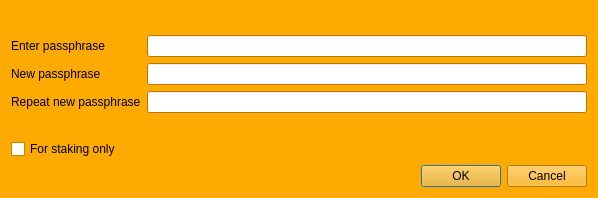
<?xml version="1.0" encoding="UTF-8"?>
<ui version="4.0">
 <class>AskPassphraseDialog</class>
 <widget class="QDialog" name="AskPassphraseDialog">
  <property name="geometry">
   <rect>
    <x>0</x>
    <y>0</y>
    <width>598</width>
    <height>198</height>
   </rect>
  </property>
  <property name="sizePolicy">
   <sizepolicy hsizetype="Preferred" vsizetype="Minimum">
    <horstretch>0</horstretch>
    <verstretch>0</verstretch>
   </sizepolicy>
  </property>
  <property name="minimumSize">
   <size>
    <width>550</width>
    <height>0</height>
   </size>
  </property>
  <property name="palette">
   <palette>
    <active>
     <colorrole role="WindowText">
      <brush brushstyle="SolidPattern">
       <color alpha="255">
        <red>0</red>
        <green>0</green>
        <blue>0</blue>
       </color>
      </brush>
     </colorrole>
     <colorrole role="Button">
      <brush brushstyle="SolidPattern">
       <color alpha="255">
        <red>255</red>
        <green>170</green>
        <blue>0</blue>
       </color>
      </brush>
     </colorrole>
     <colorrole role="Light">
      <brush brushstyle="SolidPattern">
       <color alpha="255">
        <red>255</red>
        <green>213</green>
        <blue>127</blue>
       </color>
      </brush>
     </colorrole>
     <colorrole role="Midlight">
      <brush brushstyle="SolidPattern">
       <color alpha="255">
        <red>255</red>
        <green>191</green>
        <blue>63</blue>
       </color>
      </brush>
     </colorrole>
     <colorrole role="Dark">
      <brush brushstyle="SolidPattern">
       <color alpha="255">
        <red>127</red>
        <green>85</green>
        <blue>0</blue>
       </color>
      </brush>
     </colorrole>
     <colorrole role="Mid">
      <brush brushstyle="SolidPattern">
       <color alpha="255">
        <red>170</red>
        <green>113</green>
        <blue>0</blue>
       </color>
      </brush>
     </colorrole>
     <colorrole role="Text">
      <brush brushstyle="SolidPattern">
       <color alpha="255">
        <red>0</red>
        <green>0</green>
        <blue>0</blue>
       </color>
      </brush>
     </colorrole>
     <colorrole role="BrightText">
      <brush brushstyle="SolidPattern">
       <color alpha="255">
        <red>255</red>
        <green>255</green>
        <blue>255</blue>
       </color>
      </brush>
     </colorrole>
     <colorrole role="ButtonText">
      <brush brushstyle="SolidPattern">
       <color alpha="255">
        <red>0</red>
        <green>0</green>
        <blue>0</blue>
       </color>
      </brush>
     </colorrole>
     <colorrole role="Base">
      <brush brushstyle="SolidPattern">
       <color alpha="255">
        <red>255</red>
        <green>255</green>
        <blue>255</blue>
       </color>
      </brush>
     </colorrole>
     <colorrole role="Window">
      <brush brushstyle="SolidPattern">
       <color alpha="255">
        <red>255</red>
        <green>170</green>
        <blue>0</blue>
       </color>
      </brush>
     </colorrole>
     <colorrole role="Shadow">
      <brush brushstyle="SolidPattern">
       <color alpha="255">
        <red>0</red>
        <green>0</green>
        <blue>0</blue>
       </color>
      </brush>
     </colorrole>
     <colorrole role="AlternateBase">
      <brush brushstyle="SolidPattern">
       <color alpha="255">
        <red>255</red>
        <green>212</green>
        <blue>127</blue>
       </color>
      </brush>
     </colorrole>
     <colorrole role="ToolTipBase">
      <brush brushstyle="SolidPattern">
       <color alpha="255">
        <red>255</red>
        <green>255</green>
        <blue>220</blue>
       </color>
      </brush>
     </colorrole>
     <colorrole role="ToolTipText">
      <brush brushstyle="SolidPattern">
       <color alpha="255">
        <red>0</red>
        <green>0</green>
        <blue>0</blue>
       </color>
      </brush>
     </colorrole>
    </active>
    <inactive>
     <colorrole role="WindowText">
      <brush brushstyle="SolidPattern">
       <color alpha="255">
        <red>0</red>
        <green>0</green>
        <blue>0</blue>
       </color>
      </brush>
     </colorrole>
     <colorrole role="Button">
      <brush brushstyle="SolidPattern">
       <color alpha="255">
        <red>255</red>
        <green>170</green>
        <blue>0</blue>
       </color>
      </brush>
     </colorrole>
     <colorrole role="Light">
      <brush brushstyle="SolidPattern">
       <color alpha="255">
        <red>255</red>
        <green>213</green>
        <blue>127</blue>
       </color>
      </brush>
     </colorrole>
     <colorrole role="Midlight">
      <brush brushstyle="SolidPattern">
       <color alpha="255">
        <red>255</red>
        <green>191</green>
        <blue>63</blue>
       </color>
      </brush>
     </colorrole>
     <colorrole role="Dark">
      <brush brushstyle="SolidPattern">
       <color alpha="255">
        <red>127</red>
        <green>85</green>
        <blue>0</blue>
       </color>
      </brush>
     </colorrole>
     <colorrole role="Mid">
      <brush brushstyle="SolidPattern">
       <color alpha="255">
        <red>170</red>
        <green>113</green>
        <blue>0</blue>
       </color>
      </brush>
     </colorrole>
     <colorrole role="Text">
      <brush brushstyle="SolidPattern">
       <color alpha="255">
        <red>0</red>
        <green>0</green>
        <blue>0</blue>
       </color>
      </brush>
     </colorrole>
     <colorrole role="BrightText">
      <brush brushstyle="SolidPattern">
       <color alpha="255">
        <red>255</red>
        <green>255</green>
        <blue>255</blue>
       </color>
      </brush>
     </colorrole>
     <colorrole role="ButtonText">
      <brush brushstyle="SolidPattern">
       <color alpha="255">
        <red>0</red>
        <green>0</green>
        <blue>0</blue>
       </color>
      </brush>
     </colorrole>
     <colorrole role="Base">
      <brush brushstyle="SolidPattern">
       <color alpha="255">
        <red>255</red>
        <green>255</green>
        <blue>255</blue>
       </color>
      </brush>
     </colorrole>
     <colorrole role="Window">
      <brush brushstyle="SolidPattern">
       <color alpha="255">
        <red>255</red>
        <green>170</green>
        <blue>0</blue>
       </color>
      </brush>
     </colorrole>
     <colorrole role="Shadow">
      <brush brushstyle="SolidPattern">
       <color alpha="255">
        <red>0</red>
        <green>0</green>
        <blue>0</blue>
       </color>
      </brush>
     </colorrole>
     <colorrole role="AlternateBase">
      <brush brushstyle="SolidPattern">
       <color alpha="255">
        <red>255</red>
        <green>212</green>
        <blue>127</blue>
       </color>
      </brush>
     </colorrole>
     <colorrole role="ToolTipBase">
      <brush brushstyle="SolidPattern">
       <color alpha="255">
        <red>255</red>
        <green>255</green>
        <blue>220</blue>
       </color>
      </brush>
     </colorrole>
     <colorrole role="ToolTipText">
      <brush brushstyle="SolidPattern">
       <color alpha="255">
        <red>0</red>
        <green>0</green>
        <blue>0</blue>
       </color>
      </brush>
     </colorrole>
    </inactive>
    <disabled>
     <colorrole role="WindowText">
      <brush brushstyle="SolidPattern">
       <color alpha="255">
        <red>127</red>
        <green>85</green>
        <blue>0</blue>
       </color>
      </brush>
     </colorrole>
     <colorrole role="Button">
      <brush brushstyle="SolidPattern">
       <color alpha="255">
        <red>255</red>
        <green>170</green>
        <blue>0</blue>
       </color>
      </brush>
     </colorrole>
     <colorrole role="Light">
      <brush brushstyle="SolidPattern">
       <color alpha="255">
        <red>255</red>
        <green>213</green>
        <blue>127</blue>
       </color>
      </brush>
     </colorrole>
     <colorrole role="Midlight">
      <brush brushstyle="SolidPattern">
       <color alpha="255">
        <red>255</red>
        <green>191</green>
        <blue>63</blue>
       </color>
      </brush>
     </colorrole>
     <colorrole role="Dark">
      <brush brushstyle="SolidPattern">
       <color alpha="255">
        <red>127</red>
        <green>85</green>
        <blue>0</blue>
       </color>
      </brush>
     </colorrole>
     <colorrole role="Mid">
      <brush brushstyle="SolidPattern">
       <color alpha="255">
        <red>170</red>
        <green>113</green>
        <blue>0</blue>
       </color>
      </brush>
     </colorrole>
     <colorrole role="Text">
      <brush brushstyle="SolidPattern">
       <color alpha="255">
        <red>127</red>
        <green>85</green>
        <blue>0</blue>
       </color>
      </brush>
     </colorrole>
     <colorrole role="BrightText">
      <brush brushstyle="SolidPattern">
       <color alpha="255">
        <red>255</red>
        <green>255</green>
        <blue>255</blue>
       </color>
      </brush>
     </colorrole>
     <colorrole role="ButtonText">
      <brush brushstyle="SolidPattern">
       <color alpha="255">
        <red>127</red>
        <green>85</green>
        <blue>0</blue>
       </color>
      </brush>
     </colorrole>
     <colorrole role="Base">
      <brush brushstyle="SolidPattern">
       <color alpha="255">
        <red>255</red>
        <green>170</green>
        <blue>0</blue>
       </color>
      </brush>
     </colorrole>
     <colorrole role="Window">
      <brush brushstyle="SolidPattern">
       <color alpha="255">
        <red>255</red>
        <green>170</green>
        <blue>0</blue>
       </color>
      </brush>
     </colorrole>
     <colorrole role="Shadow">
      <brush brushstyle="SolidPattern">
       <color alpha="255">
        <red>0</red>
        <green>0</green>
        <blue>0</blue>
       </color>
      </brush>
     </colorrole>
     <colorrole role="AlternateBase">
      <brush brushstyle="SolidPattern">
       <color alpha="255">
        <red>255</red>
        <green>170</green>
        <blue>0</blue>
       </color>
      </brush>
     </colorrole>
     <colorrole role="ToolTipBase">
      <brush brushstyle="SolidPattern">
       <color alpha="255">
        <red>255</red>
        <green>255</green>
        <blue>220</blue>
       </color>
      </brush>
     </colorrole>
     <colorrole role="ToolTipText">
      <brush brushstyle="SolidPattern">
       <color alpha="255">
        <red>0</red>
        <green>0</green>
        <blue>0</blue>
       </color>
      </brush>
     </colorrole>
    </disabled>
   </palette>
  </property>
  <property name="windowTitle">
   <string>Passphrase Dialog</string>
  </property>
  <layout class="QVBoxLayout" name="verticalLayout">
   <item>
    <widget class="QLabel" name="warningLabel">
     <property name="textFormat">
      <enum>Qt::RichText</enum>
     </property>
     <property name="wordWrap">
      <bool>true</bool>
     </property>
    </widget>
   </item>
   <item>
    <layout class="QFormLayout" name="formLayout">
     <property name="fieldGrowthPolicy">
      <enum>QFormLayout::AllNonFixedFieldsGrow</enum>
     </property>
     <item row="0" column="0">
      <widget class="QLabel" name="passLabel1">
       <property name="text">
        <string>Enter passphrase</string>
       </property>
      </widget>
     </item>
     <item row="0" column="1">
      <widget class="QLineEdit" name="passEdit1">
       <property name="echoMode">
        <enum>QLineEdit::Password</enum>
       </property>
      </widget>
     </item>
     <item row="1" column="0">
      <widget class="QLabel" name="passLabel2">
       <property name="text">
        <string>New passphrase</string>
       </property>
      </widget>
     </item>
     <item row="1" column="1">
      <widget class="QLineEdit" name="passEdit2">
       <property name="echoMode">
        <enum>QLineEdit::Password</enum>
       </property>
      </widget>
     </item>
     <item row="2" column="0">
      <widget class="QLabel" name="passLabel3">
       <property name="text">
        <string>Repeat new passphrase</string>
       </property>
      </widget>
     </item>
     <item row="2" column="1">
      <widget class="QLineEdit" name="passEdit3">
       <property name="echoMode">
        <enum>QLineEdit::Password</enum>
       </property>
      </widget>
     </item>
     <item row="3" column="1">
      <widget class="QLabel" name="capsLabel">
       <property name="font">
        <font>
         <weight>75</weight>
         <bold>true</bold>
        </font>
       </property>
       <property name="text">
        <string/>
       </property>
       <property name="alignment">
        <set>Qt::AlignCenter</set>
       </property>
      </widget>
     </item>
     <item row="4" column="0">
      <widget class="QCheckBox" name="stakingCheckBox">
       <property name="enabled">
        <bool>true</bool>
       </property>
       <property name="visible">
        <bool>false</bool>
       </property>
       <property name="toolTip">
        <string>Serves to disable the trivial sendmoney when OS account compromised. Provides no real security.</string>
       </property>
       <property name="text">
        <string>For staking only</string>
       </property>
      </widget>
     </item>
    </layout>
   </item>
   <item>
    <widget class="QDialogButtonBox" name="buttonBox">
     <property name="orientation">
      <enum>Qt::Horizontal</enum>
     </property>
     <property name="standardButtons">
      <set>QDialogButtonBox::Cancel|QDialogButtonBox::Ok</set>
     </property>
    </widget>
   </item>
  </layout>
 </widget>
 <resources/>
 <connections>
  <connection>
   <sender>buttonBox</sender>
   <signal>accepted()</signal>
   <receiver>AskPassphraseDialog</receiver>
   <slot>accept()</slot>
   <hints>
    <hint type="sourcelabel">
     <x>248</x>
     <y>254</y>
    </hint>
    <hint type="destinationlabel">
     <x>157</x>
     <y>274</y>
    </hint>
   </hints>
  </connection>
  <connection>
   <sender>buttonBox</sender>
   <signal>rejected()</signal>
   <receiver>AskPassphraseDialog</receiver>
   <slot>reject()</slot>
   <hints>
    <hint type="sourcelabel">
     <x>316</x>
     <y>260</y>
    </hint>
    <hint type="destinationlabel">
     <x>286</x>
     <y>274</y>
    </hint>
   </hints>
  </connection>
 </connections>
</ui>
